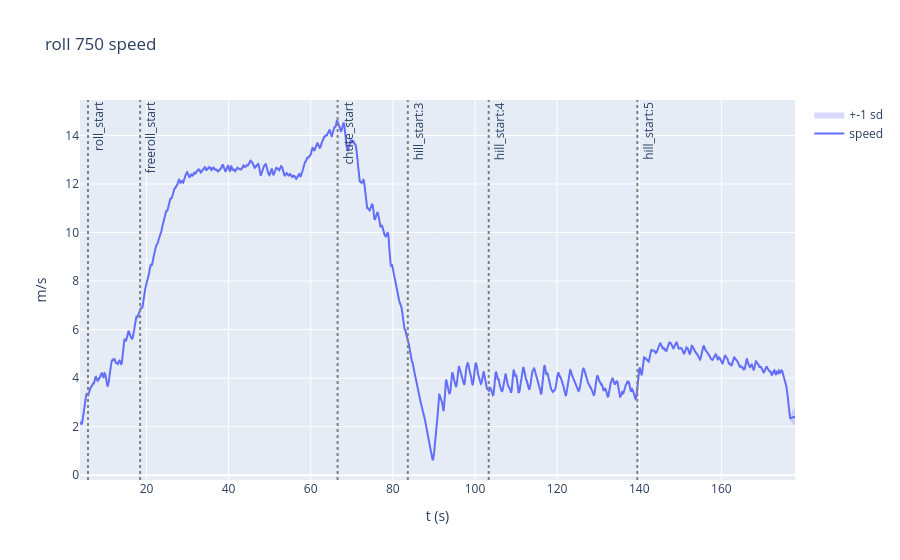
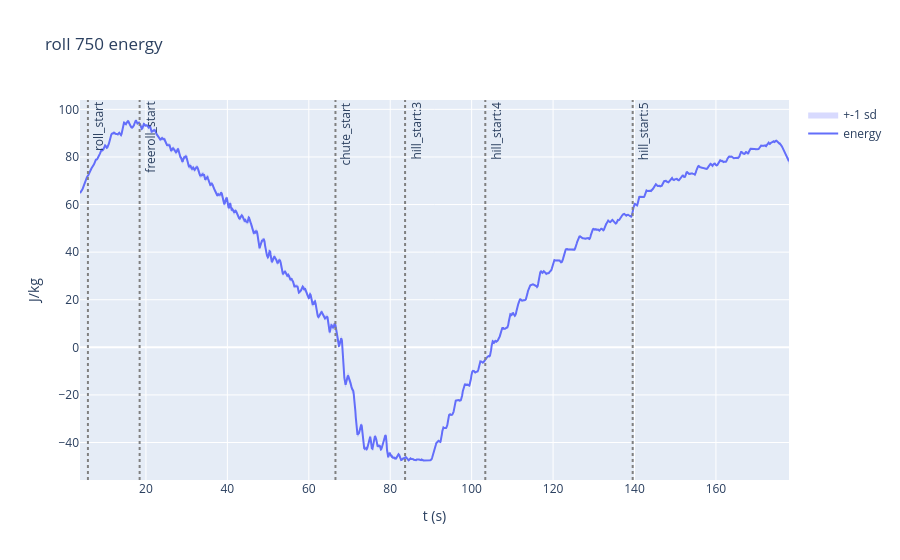

Source (notebook cell) for these figures, in order:
### Code cell
import plotly.graph_objects as go


def plot_trace(fit, what='speed', band=1.0):
    """Speed (m/s) or energy (J/kg) against time with a +-band sd interval from the posterior
    draws, events marked.  Energy is the same v^2/2 + g z the QoIs use."""
    X = fit['draws']
    spd = np.linalg.norm(X[..., 3:6], axis=2)
    y = spd if what == 'speed' else 0.5 * spd ** 2 + G * X[..., 2]
    mid, sd = np.nanmean(y, 0), np.nanstd(y, 0)
    m = np.isfinite(mid)
    t, mid, sd = fit['t'][m], mid[m], sd[m]
    fig = go.Figure([
        go.Scatter(x=np.r_[t, t[::-1]], y=np.r_[mid + band * sd, (mid - band * sd)[::-1]],
                   fill='toself', fillcolor='rgba(99,110,250,0.25)', line_width=0,
                   name=f'+-{band:g} sd', hoverinfo='skip'),
        go.Scatter(x=t, y=mid, line_color='rgb(99,110,250)', name=what)])
    for k, tv in fit['events'].items():
        if np.isfinite(tv) and t[0] <= tv <= t[-1]:
            fig.add_vline(x=tv, line_dash='dot', line_color='grey',
                          annotation_text=k, annotation_textangle=-90)
    fig.update_layout(title=f"roll {fit['roll']} {what}", xaxis_title='t (s)',
                      yaxis_title='m/s' if what == 'speed' else 'J/kg')
    return fig


plot_trace(fit, 'speed').show()
plot_trace(fit, 'energy').show()

### Figure 1 — Plotly figure (JSON) as saved in the notebook; plotly's stock layout.template omitted (floating-point values rounded to 4 significant figures; data arrays with more than 128 entries replaced by an {"elided": "..."} marker saying what was removed)
{"data": [{"fill": "toself", "fillcolor": "rgba(99,110,250,0.25)", "hoverinfo": "skip", "line": {"width": 0}, "name": "+-1 sd", "type": "scatter", "x": {"elided": "3482 float values"}, "y": {"elided": "3482 float values"}}, {"line": {"color": "rgb(99,110,250)"}, "name": "speed", "type": "scatter", "x": {"elided": "1741 float values"}, "y": {"elided": "1741 float values"}}], "layout": {"annotations": [{"showarrow": false, "text": "chute_start", "textangle": -90, "x": 66.55, "xanchor": "left", "xref": "x", "y": 1, "yanchor": "top", "yref": "y domain"}, {"showarrow": false, "text": "freeroll_start", "textangle": -90, "x": 18.45, "xanchor": "left", "xref": "x", "y": 1, "yanchor": "top", "yref": "y domain"}, {"showarrow": false, "text": "hill_start:3", "textangle": -90, "x": 83.65, "xanchor": "left", "xref": "x", "y": 1, "yanchor": "top", "yref": "y domain"}, {"showarrow": false, "text": "hill_start:4", "textangle": -90, "x": 103.3, "xanchor": "left", "xref": "x", "y": 1, "yanchor": "top", "yref": "y domain"}, {"showarrow": false, "text": "hill_start:5", "textangle": -90, "x": 139.5, "xanchor": "left", "xref": "x", "y": 1, "yanchor": "top", "yref": "y domain"}, {"showarrow": false, "text": "roll_start", "textangle": -90, "x": 5.75, "xanchor": "left", "xref": "x", "y": 1, "yanchor": "top", "yref": "y domain"}], "shapes": [{"line": {"color": "grey", "dash": "dot"}, "type": "line", "x0": 66.55, "x1": 66.55, "xref": "x", "y0": 0, "y1": 1, "yref": "y domain"}, {"line": {"color": "grey", "dash": "dot"}, "type": "line", "x0": 18.45, "x1": 18.45, "xref": "x", "y0": 0, "y1": 1, "yref": "y domain"}, {"line": {"color": "grey", "dash": "dot"}, "type": "line", "x0": 83.65, "x1": 83.65, "xref": "x", "y0": 0, "y1": 1, "yref": "y domain"}, {"line": {"color": "grey", "dash": "dot"}, "type": "line", "x0": 103.3, "x1": 103.3, "xref": "x", "y0": 0, "y1": 1, "yref": "y domain"}, {"line": {"color": "grey", "dash": "dot"}, "type": "line", "x0": 139.5, "x1": 139.5, "xref": "x", "y0": 0, "y1": 1, "yref": "y domain"}, {"line": {"color": "grey", "dash": "dot"}, "type": "line", "x0": 5.75, "x1": 5.75, "xref": "x", "y0": 0, "y1": 1, "yref": "y domain"}], "title": {"text": "roll 750 speed"}, "xaxis": {"title": {"text": "t (s)"}}, "yaxis": {"title": {"text": "m/s"}}}}

### Figure 2 — Plotly figure (JSON) as saved in the notebook; plotly's stock layout.template omitted (floating-point values rounded to 4 significant figures; data arrays with more than 128 entries replaced by an {"elided": "..."} marker saying what was removed)
{"data": [{"fill": "toself", "fillcolor": "rgba(99,110,250,0.25)", "hoverinfo": "skip", "line": {"width": 0}, "name": "+-1 sd", "type": "scatter", "x": {"elided": "3482 float values"}, "y": {"elided": "3482 float values"}}, {"line": {"color": "rgb(99,110,250)"}, "name": "energy", "type": "scatter", "x": {"elided": "1741 float values"}, "y": {"elided": "1741 float values"}}], "layout": {"annotations": [{"showarrow": false, "text": "chute_start", "textangle": -90, "x": 66.55, "xanchor": "left", "xref": "x", "y": 1, "yanchor": "top", "yref": "y domain"}, {"showarrow": false, "text": "freeroll_start", "textangle": -90, "x": 18.45, "xanchor": "left", "xref": "x", "y": 1, "yanchor": "top", "yref": "y domain"}, {"showarrow": false, "text": "hill_start:3", "textangle": -90, "x": 83.65, "xanchor": "left", "xref": "x", "y": 1, "yanchor": "top", "yref": "y domain"}, {"showarrow": false, "text": "hill_start:4", "textangle": -90, "x": 103.3, "xanchor": "left", "xref": "x", "y": 1, "yanchor": "top", "yref": "y domain"}, {"showarrow": false, "text": "hill_start:5", "textangle": -90, "x": 139.5, "xanchor": "left", "xref": "x", "y": 1, "yanchor": "top", "yref": "y domain"}, {"showarrow": false, "text": "roll_start", "textangle": -90, "x": 5.75, "xanchor": "left", "xref": "x", "y": 1, "yanchor": "top", "yref": "y domain"}], "shapes": [{"line": {"color": "grey", "dash": "dot"}, "type": "line", "x0": 66.55, "x1": 66.55, "xref": "x", "y0": 0, "y1": 1, "yref": "y domain"}, {"line": {"color": "grey", "dash": "dot"}, "type": "line", "x0": 18.45, "x1": 18.45, "xref": "x", "y0": 0, "y1": 1, "yref": "y domain"}, {"line": {"color": "grey", "dash": "dot"}, "type": "line", "x0": 83.65, "x1": 83.65, "xref": "x", "y0": 0, "y1": 1, "yref": "y domain"}, {"line": {"color": "grey", "dash": "dot"}, "type": "line", "x0": 103.3, "x1": 103.3, "xref": "x", "y0": 0, "y1": 1, "yref": "y domain"}, {"line": {"color": "grey", "dash": "dot"}, "type": "line", "x0": 139.5, "x1": 139.5, "xref": "x", "y0": 0, "y1": 1, "yref": "y domain"}, {"line": {"color": "grey", "dash": "dot"}, "type": "line", "x0": 5.75, "x1": 5.75, "xref": "x", "y0": 0, "y1": 1, "yref": "y domain"}], "title": {"text": "roll 750 energy"}, "xaxis": {"title": {"text": "t (s)"}}, "yaxis": {"title": {"text": "J/kg"}}}}
